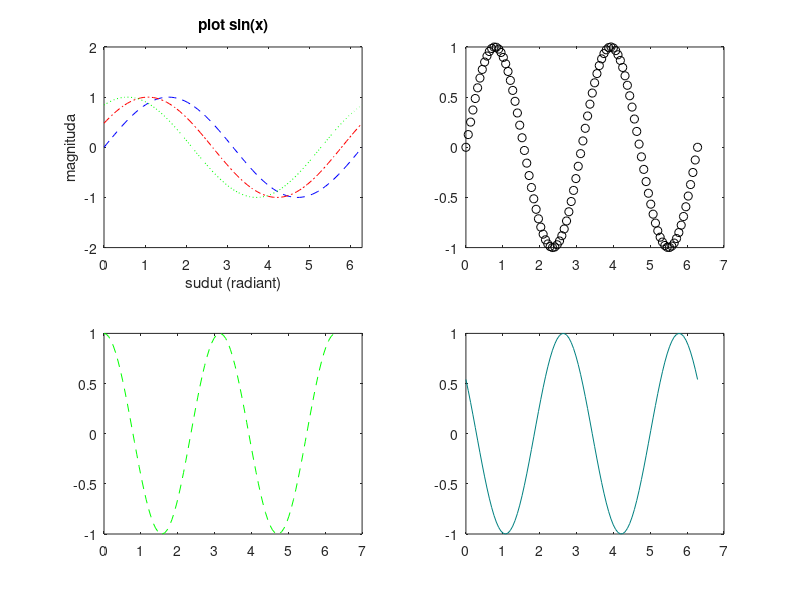

Recreate this plot in MATLAB.
clear
clc

x = linspace(0,2*pi,100);
y1 = sin(x);
y2 = sin(x+0.5);
y3 = sin(x +1);
y4 = sin(2*x);
y5 = cos(2*x);
y6 = cos(2*x+1);


figure(1);
subplot(2,2,1)
plot(x,y1,'b--',x,y2,'r-.',x,y3,'g:')
axis([0 2*pi -2 2]);
title('plot sin(x)');
xlabel('sudut (radiant)');
ylabel('magnituda');

subplot(2,2,2)
plot(x,y4,'ko')
subplot(2,2,3)
plot(x,y5,'g--')
subplot(2,2,4)
plot(x,y6,'Color',[0 0.5 0.5])